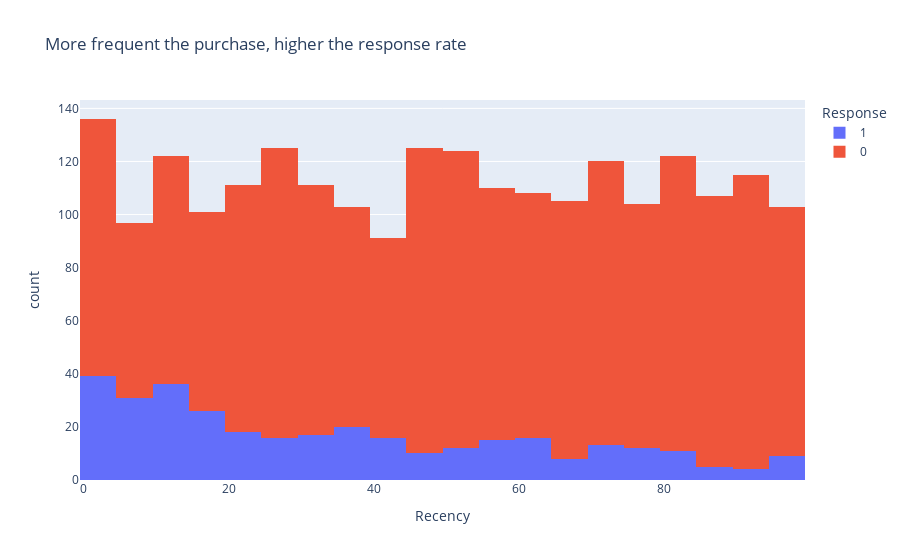

Write notebook code for a chart like this one.
### Code cell
fig = px.histogram(df_clean, x='Recency', color='Response', title='More frequent the purchase, higher the response rate')
fig

### Figure 1 — Plotly figure (JSON) as saved in the notebook; plotly's stock layout.template omitted (floating-point values rounded to 4 significant figures; data arrays with more than 128 entries replaced by an {"elided": "..."} marker saying what was removed)
{"data": [{"alignmentgroup": "True", "bingroup": "x", "hovertemplate": "Response=1<br>Recency=%{x}<br>count=%{y}<extra></extra>", "legendgroup": "1", "marker": {"color": "#636efa"}, "name": "1", "offsetgroup": "1", "orientation": "v", "showlegend": true, "type": "histogram", "x": {"elided": "334 int values"}, "xaxis": "x", "yaxis": "y"}, {"alignmentgroup": "True", "bingroup": "x", "hovertemplate": "Response=0<br>Recency=%{x}<br>count=%{y}<extra></extra>", "legendgroup": "0", "marker": {"color": "#EF553B"}, "name": "0", "offsetgroup": "0", "orientation": "v", "showlegend": true, "type": "histogram", "x": {"elided": "1906 int values"}, "xaxis": "x", "yaxis": "y"}], "layout": {"barmode": "relative", "legend": {"title": {"text": "Response"}, "tracegroupgap": 0}, "title": {"text": "More frequent the purchase, higher the response rate"}, "xaxis": {"anchor": "y", "domain": [0, 1], "title": {"text": "Recency"}}, "yaxis": {"anchor": "x", "domain": [0, 1], "title": {"text": "count"}}}}
